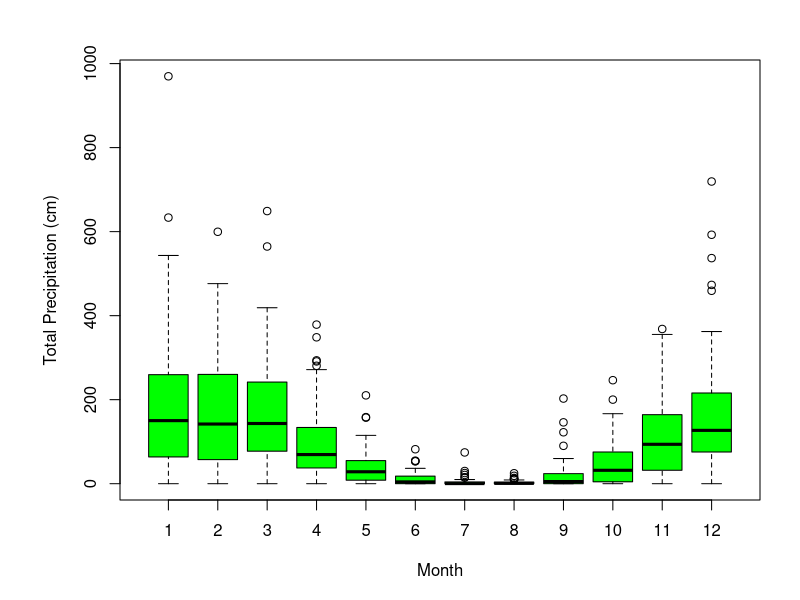
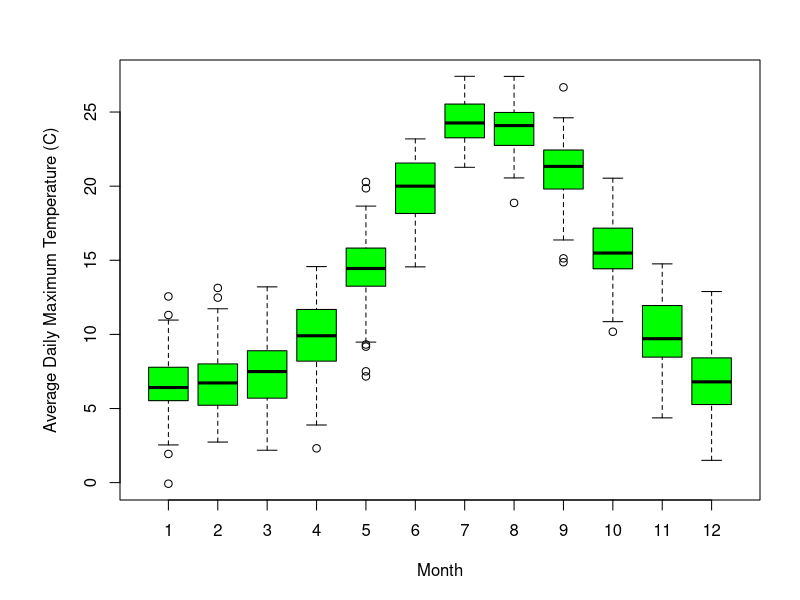
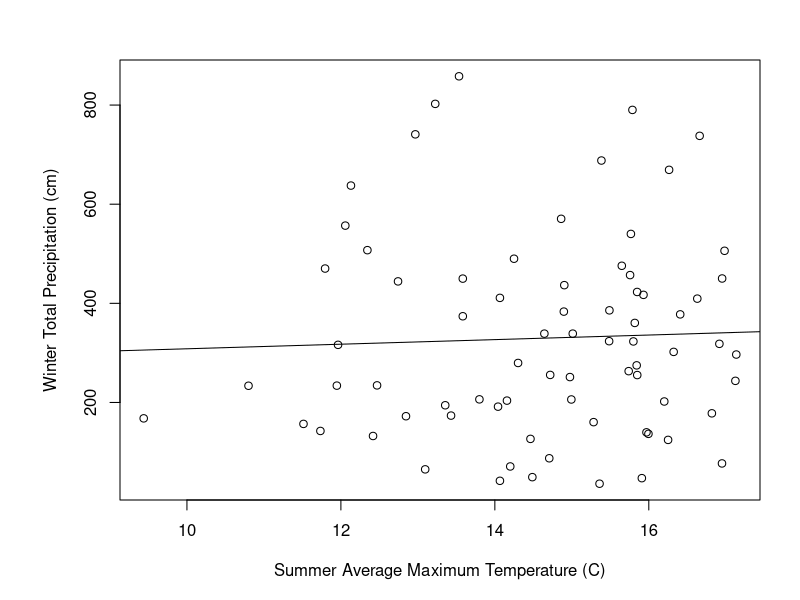

R code for these plots, in order:
## ---- chunk 1
knitr::opts_chunk$set(echo = TRUE)
## ---- chunk 2
clim = read.table("clim.txt", header=TRUE)

clim2 = clim[-c(1:3,8)]

clim.mth = aggregate(clim2, by=list(clim$month, clim$year), sum)

result=which.max(clim.mth$rain)

clim.mth$month=as.integer(clim.mth$Group.1)
clim.mth$year= as.integer(clim.mth$Group.2)

par(mar=c(5,6,3,2))
boxplot(clim.mth$rain ~ clim.mth$month, 
        ylab="Total Precipitation (cm)", 
        xlab="Month", col="green")
## ---- chunk 3
clim3 = clim[-c(1:2,4,8)]

clim.avg = aggregate(clim3, by=list(clim3$month, clim3$year), mean)

par(mar=c(5,6,3,2))
boxplot(clim.avg$tmax ~ clim.avg$month, 
        ylab="Average Daily Maximum Temperature (C)", 
        xlab="Month", col="green")
## ---- chunk 4

clim.mth2 = aggregate(clim2, by=list(clim$year), sum)

maxrain = max(clim.mth2$rain)
rowwithmax = which(clim.mth2$rain==maxrain)
clim.mth2[rowwithmax, 1]

minrain = min(clim.mth2$rain)
rowwithmin = which(clim.mth2$rain==minrain)
clim.mth2[rowwithmin, 1]

## ---- chunk 5

clim4 = clim[-c(1:2,8)]

library(dplyr)
  
clim4quarter = clim4 %>% mutate(Quarter = ceiling(as.numeric(clim4$month) / 3))

## ---- chunk 6

clim.mth3 = aggregate(clim4quarter, by=list(clim4quarter$Quarter), sum)

maxrain2 = max(clim.mth3$rain)
rowwithmax2 = which(clim.mth3$rain==maxrain2)
clim.mth3[rowwithmax2, 1]

minrain2 = min(clim.mth3$rain)
rowwithmin2 = which(clim.mth3$rain==minrain2)
clim.mth3[rowwithmin2, 1]

## ---- chunk 7

Winter = subset(clim4quarter, Quarter==4)
Winter2 = aggregate(Winter, by=list(Winter$year), sum)

Summer = subset(clim4quarter, Quarter==2 & year<2016)
Summer2 = aggregate(Summer, by=list(Summer$year), mean)

fit = lm(Winter2$rain ~ Summer2$tmax)

plot(Winter2$rain ~ Summer2$tmax, xlab="Summer Average Maximum Temperature (C)", ylab="Winter Total Precipitation (cm)")
abline(fit)

